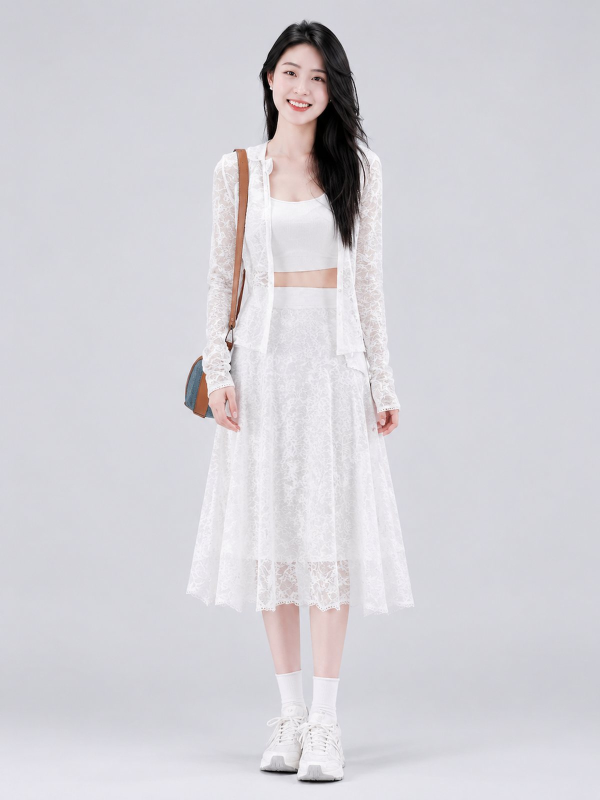
#> input picture site/cases/linxi/g01-01.jpg, 1200 x 1600 px (shown at 1/2 size)
$ python -i postprocess.py   (imports and definitions only)
#> lines starting #> are read from the running program, lines starting #| are printed output that depends on the picture; after the words box and inside, x2 and y2 are one past the last pixel; in counts of white or black regions, pixels touching at a corner belong together
"""Image postprocessing: target-size fitting, alpha matting, contact sheets (SPEC §7.2, §8.1, T08/T09).

Every operation returns the steps it took so the manifest can tell *native* output apart from
processed output. Nothing here stretches an image: a different aspect ratio is padded
(``contain``) or cropped (``cover``) and recorded. Enlarging is recorded as interpolated
upscaling, never as native resolution.
"""

from __future__ import annotations

import io
from collections import deque
from collections.abc import Sequence
from dataclasses import dataclass, field
from statistics import median
from typing import Literal

from PIL import Image, ImageChops, ImageFilter

from .models import OutputSpec

FitMode = Literal["contain", "cover"]
WARM_WHITE = (250, 247, 242)


class PostprocessError(ValueError):
    pass


@dataclass
class Processed:
    image: Image.Image
    steps: list[str] = field(default_factory=list)
    native_size: tuple[int, int] = (0, 0)
    upscaled: bool = False
    alpha_method: str | None = None
    checks: dict[str, object] = field(default_factory=dict)


# [4 lines left out: function load_image, not called in this run]


def _ratio(w: int, h: int) -> float:
    return w / h


# [43 lines that did not run here, left out]


def border_color(img: Image.Image, band: int = 4) -> tuple[int, int, int]:
    rgb = img.convert("RGB")
    w, h = rgb.size
    px = rgb.load()
    assert px is not None
    samples = []
    step = max(1, min(w, h) // 64)
    for x in range(0, w, step):
        for y in (*range(band), *range(h - band, h)):
            samples.append(px[x, y])
    for y in range(0, h, step):
        for x in (*range(band), *range(w - band, w)):
            samples.append(px[x, y])
    return tuple(int(median(c[i] for c in samples)) for i in range(3))  # type: ignore[return-value,index]


def remove_background(img: Image.Image, *, tolerance: int = 28, work_px: int = 384) -> Processed:
    """Degraded-mode alpha (T09): make the border-connected flat background transparent.

    Near-background pixels are found at full resolution with C-level ops; connectivity to the
    border is solved on a downscaled mask (flood fill), then intersected at full size. Works
    for the neutral flat backgrounds our prompts request. The result is verified by
    :func:`alpha_checks`; failures go to review and are never reported as native alpha.
    """
    rgb = img.convert("RGB")
    w, h = rgb.size
    bg = border_color(rgb)
    diff = ImageChops.difference(rgb, Image.new("RGB", (w, h), bg))
    r, g, b = diff.split()
    dist = ImageChops.add(ImageChops.add(r, g), b)  # L1 distance, clipped at 255
    near_bg = dist.point(lambda v: 255 if v <= tolerance * 2 else 0)
    scale = min(1.0, work_px / max(w, h))
    sw, sh = max(1, round(w * scale)), max(1, round(h * scale))
    small = near_bg.resize((sw, sh), Image.Resampling.NEAREST)
    sp = small.load()
    assert sp is not None
    connected = Image.new("L", (sw, sh), 0)
    cp = connected.load()
    assert cp is not None
    q: deque[tuple[int, int]] = deque()
    for x in range(sw):
        q.extend(((x, 0), (x, sh - 1)))
    for y in range(sh):
        q.extend(((0, y), (sw - 1, y)))
    while q:
        x, y = q.popleft()
        if cp[x, y] or not sp[x, y]:
            continue
        cp[x, y] = 255
        if x > 0:
            q.append((x - 1, y))
        if x < sw - 1:
            q.append((x + 1, y))
        if y > 0:
            q.append((x, y - 1))
        if y < sh - 1:
            q.append((x, y + 1))
    connected_full = connected.resize((w, h), Image.Resampling.NEAREST).filter(ImageFilter.MaxFilter(3))
    background = ImageChops.multiply(connected_full, near_bg)
    alpha = ImageChops.invert(background).filter(ImageFilter.MinFilter(3)).filter(ImageFilter.GaussianBlur(0.8))
    out = rgb.convert("RGBA")
    out.putalpha(alpha)
    res = Processed(out, native_size=img.size, alpha_method="border_flood_fill_postprocess")
    res.steps.append(f"background removal: border-connected flat background, bg={bg}, tolerance={tolerance}")
    res.checks = alpha_checks(out)
    return res


def alpha_checks(img: Image.Image) -> dict[str, object]:
    """Measured alpha facts: transparent border, plausible subject coverage."""
    if img.mode != "RGBA":
        return {"has_alpha": False, "ok": False}
    a = img.getchannel("A")
    w, h = a.size
    hist = a.histogram()
    total = w * h
    transparent = sum(hist[:16]) / total
    opaque = sum(hist[240:]) / total
    border = [a.getpixel((x, y)) for x in range(0, w, max(1, w // 64)) for y in (0, h - 1)]
    border += [a.getpixel((x, y)) for y in range(0, h, max(1, h // 64)) for x in (0, w - 1)]
    border_clear = sum(1 for v in border if isinstance(v, int) and v < 16) / len(border)
    bbox = a.point(lambda v: 255 if v > 16 else 0).getbbox()
    ok = border_clear > 0.95 and 0.03 < opaque < 0.95 and bbox is not None
    return {
        "has_alpha": True,
        "transparent_fraction": round(transparent, 4),
        "opaque_fraction": round(opaque, 4),
        "border_transparent_fraction": round(border_clear, 4),
        "subject_bbox": bbox,
        "ok": ok,
    }


# [14 lines left out: function clean_native_alpha, not called in this run]


def has_real_alpha(img: Image.Image) -> bool:
    return img.mode in ("RGBA", "LA") or (img.mode == "P" and "transparency" in img.info)


def ensure_alpha(img: Image.Image, *, provider_alpha_native: bool = False) -> Processed:
    """Use the provider's alpha when the returned file *measurably* has a usable one.

    ``provider_alpha_native`` (declared capability) is not required: some models return a
    transparent PNG when asked even though the provider does not guarantee it, so each output is
    measured. Converting such a file to RGB would turn the transparent area black and leave the
    semi-transparent fringe as specks, so background removal is only the fallback.
    """
    if has_real_alpha(img):
        raw = img.convert("RGBA")
        if alpha_checks(raw)["ok"]:
            cleaned, steps = clean_native_alpha(raw)
            checks = alpha_checks(cleaned)
            if checks["ok"]:
                res = Processed(cleaned, native_size=img.size, alpha_method="native", checks=checks)
                res.steps.append("native alpha measured in provider output and verified")
                res.steps.extend(steps)
                return res
        img = Image.alpha_composite(Image.new("RGBA", raw.size, (255, 255, 255, 255)), raw)
    return remove_background(img)


# [121 lines left out: functions subject_bbox, within_safe_margin, keep_main_subject, fit_subject_with_margin, slice_sheet, contact_sheet, not called in this run]

>>> from PIL import Image
>>> picture = Image.open('../../site/cases/linxi/g01-01.jpg')
#> picture is the input picture: PIL image 1200x1600 RGB; mean R, G, B 212, 210.4, 215.6
>>> result = ensure_alpha(picture)
#> after the loop in border_color, `for x in range(0, w, step):`: samples = 536 items, first 6: (206, 206, 214), (206, 206, 214), (206, 206, 214), (206, 206, 214), (229, 228, 236), (229, 228, 236)
#> after the loop in border_color, `for y in range(0, h, step):`: samples = 1248 items, first 6: (206, 206, 214), (206, 206, 214), (206, 206, 214), (206, 206, 214), (229, 228, 236), (229, 228, 236)
#> in remove_background, `bg = border_color(rgb)`: bg = (212, 212, 219)
#> in remove_background, `diff = ImageChops.difference(rgb, Image.new("RGB", (w, h), bg))`:
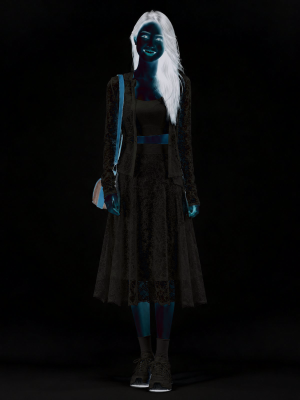
#> diff: PIL image 1200x1600 RGB (shown at 1/4 size); mean R, G, B 9.6, 10.1, 10.2
#> in remove_background, `dist = ImageChops.add(ImageChops.add(r, g), b)`:
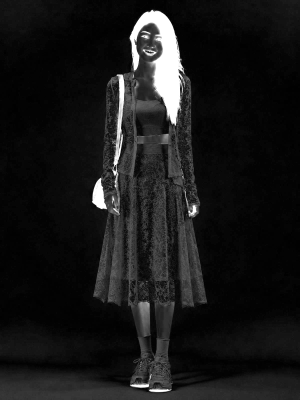
#> dist: PIL image 1200x1600 L (shown at 1/4 size); min 1, max 255, mean 24
#> in remove_background, `near_bg = dist.point(lambda v: 255 if v <= tolerance * 2 else 0)`:
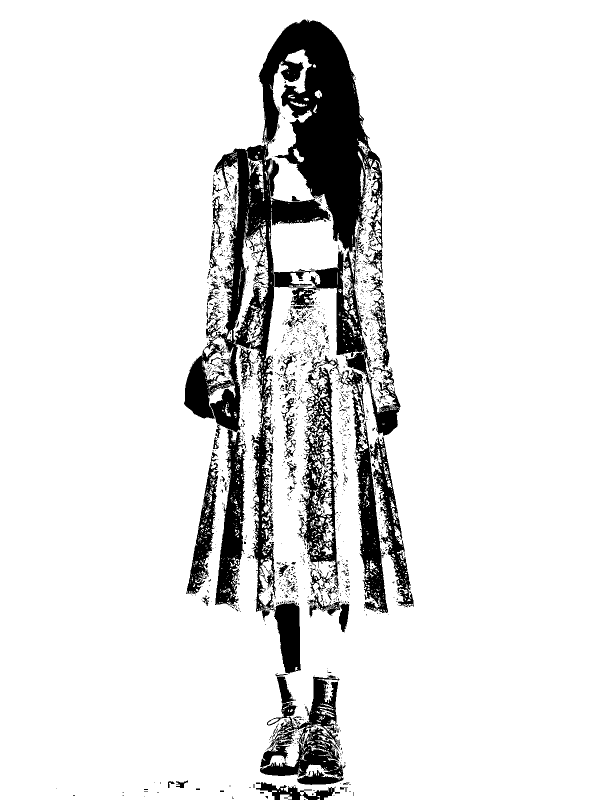
#> near_bg: PIL image 1200x1600 L (shown at 1/2 size); 88.9% white; 1810 black regions (1650 under 20 px), largest, box (x1, y1, x2, y2) and area: (368, 39, 801, 1243) 120323, (671, 739, 828, 1226) 19311, (520, 1347, 687, 1555) 14474
#> in remove_background, `small = near_bg.resize((sw, sh), Image.Resampling.NEAREST)`:
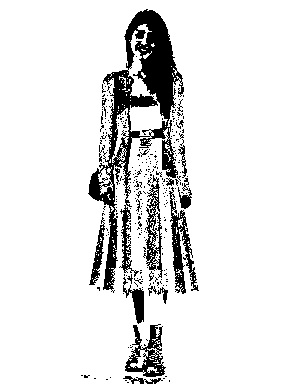
#> small: PIL image 288x384 L; 88.9% white; 279 black regions (259 under 20 px), largest, box (x1, y1, x2, y2) and area: (88, 9, 184, 293) 7328, (169, 187, 199, 294) 1055, (125, 324, 166, 377) 941
#> in remove_background, `background = ImageChops.multiply(connected_full, near_bg)`:
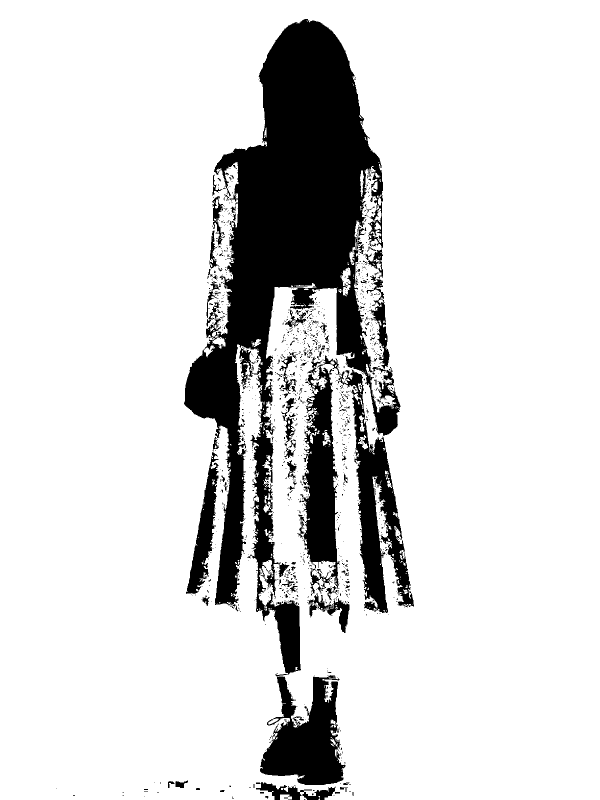
#> background: PIL image 1200x1600 L (shown at 1/2 size); 85.5% white; 1329 black regions (1212 under 20 px), largest, box (x1, y1, x2, y2) and area: (368, 38, 801, 1570) 210093, (599, 711, 828, 1226) 42350, (372, 904, 437, 1189) 6782
#> in remove_background, `alpha = ImageChops.invert(background).filter(ImageFilter.MinFilter(3))..`:
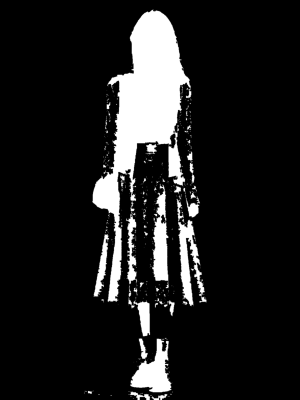
#> alpha: PIL image 1200x1600 L (shown at 1/4 size); min 0, max 255, mean 31.3
#> in remove_background, `out.putalpha(alpha)`:
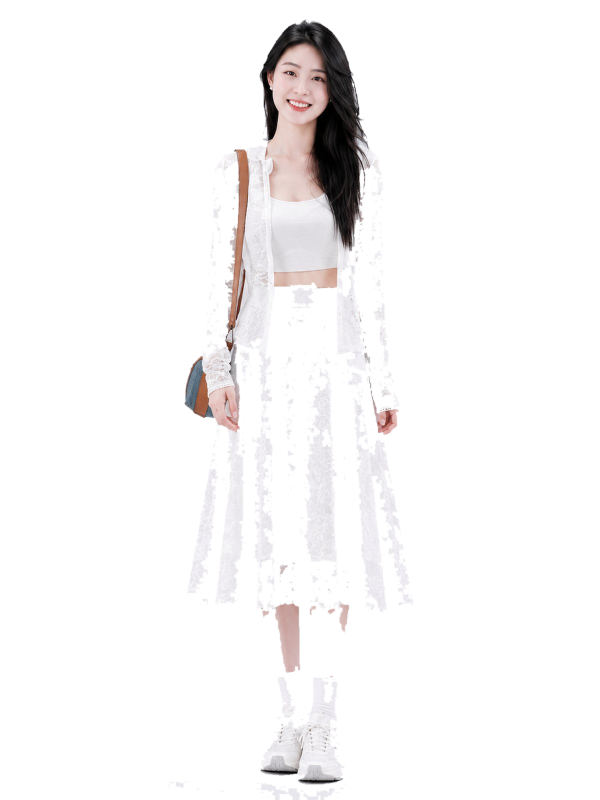
#> out: PIL image 1200x1600 RGBA (shown at 1/2 size); mean R, G, B, A 212, 210.4, 215.6, 31.3; transparent parts drawn white
#> in alpha_checks, `hist = a.histogram()`: hist = 256 values, max 1636218 at index 0, min 0 at index 112, mean 7500
#> in alpha_checks, `transparent = sum(hist[:16]) / total`: transparent = 0.865
#> in alpha_checks, `opaque = sum(hist[240:]) / total`: opaque = 0.113
#> in alpha_checks, `border = [a.getpixel((x, y)) for x in range(0, w, max(1, w // 64)) for..`: border = 134 values, max 255 at index 67, min 0 at index 0, mean 5.71
#> in alpha_checks, `border += [a.getpixel((x, y)) for y in range(0, h, max(1, h // 64)) fo..`: border = 262 values, max 255 at index 67, min 0 at index 0, mean 2.92
#> in alpha_checks, `border_clear = sum(1 for v in border if isinstance(v, int) and v < 16)..`: border_clear = 0.985
#> in alpha_checks, `bbox = a.point(lambda v: 255 if v > 16 else 0).getbbox()`: bbox = (336, 38, 828, 1600)
#> in alpha_checks, `ok = border_clear > 0.95 and 0.03 < opaque < 0.95 and bbox is not None`: ok = True
#> in remove_background, `res.checks = alpha_checks(out)`: res.checks = {'has_alpha': True, 'transparent_fraction': 0.865, 'opaque_fraction': 0.113, 'border_transparent_fraction': 0.985, 'subject_bbox': (336, 38, 828, 1600), 'ok': True}

$ run again, on site/cases/linxi/g02-01.jpg
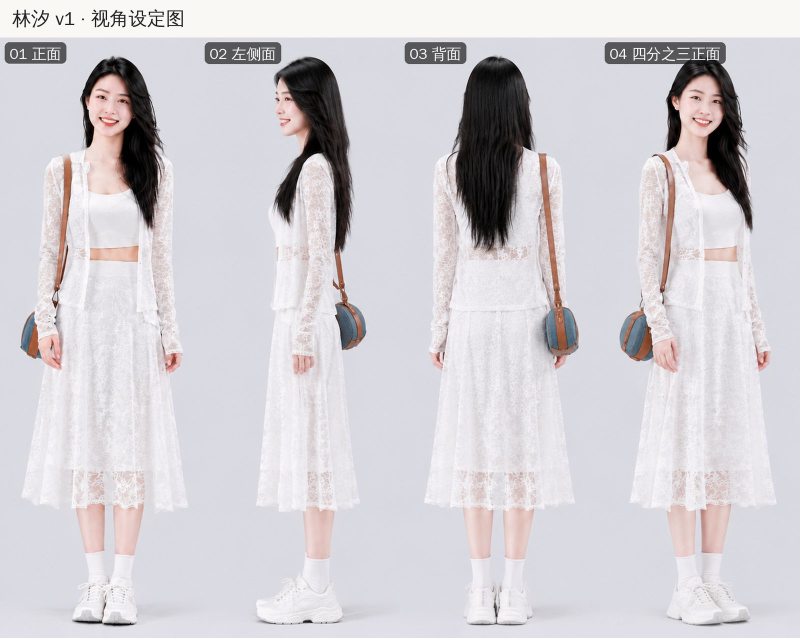
#> input picture site/cases/linxi/g02-01.jpg, 1600 x 1275 px (shown at 1/2 size)
#> picture is the input picture: PIL image 1600x1275 RGB; mean R, G, B 210.2, 206.9, 211.5
#> after the loop in border_color, `for x in range(0, w, step):`: samples = 680 items, first 6: (249, 248, 244), (249, 248, 244), (249, 248, 244), (249, 248, 244), (226, 225, 233), (222, 221, 229)
#> after the loop in border_color, `for y in range(0, h, step):`: samples = 1224 items, first 6: (249, 248, 244), (249, 248, 244), (249, 248, 244), (249, 248, 244), (226, 225, 233), (222, 221, 229)
#> bg = (224, 223, 231)
#> in remove_background, `near_bg = dist.point(lambda v: 255 if v <= tolerance * 2 else 0)`:
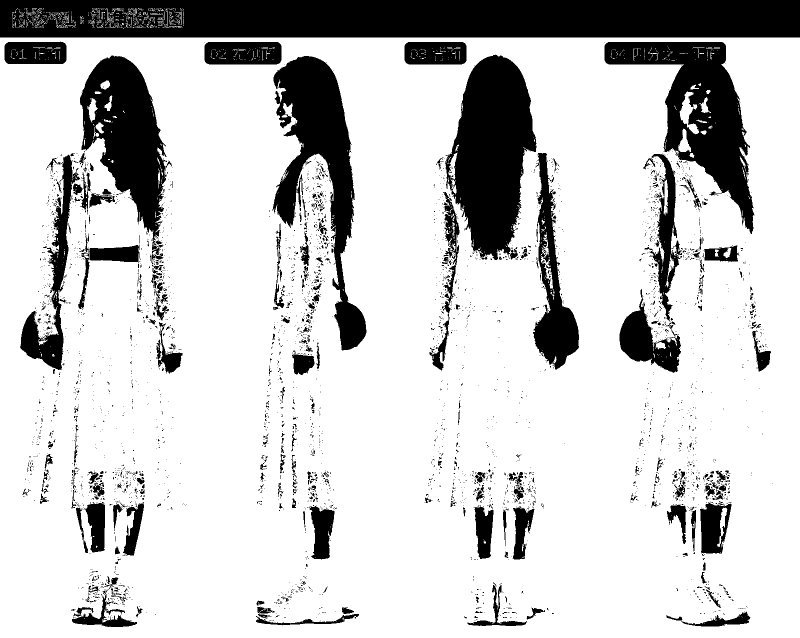
#> near_bg: PIL image 1600x1275 L (shown at 1/2 size); 79.7% white; 3438 black regions (3114 under 20 px), largest, box (x1, y1, x2, y2) and area: (0, 0, 1600, 75) 117538, (890, 109, 1073, 520) 48080, (1209, 84, 1509, 468) 40811
#> small: PIL image 384x306 L; 79.7% white; 565 black regions (524 under 20 px), largest, box (x1, y1, x2, y2) and area: (0, 0, 384, 18) 6767, (214, 26, 258, 125) 2769, (290, 20, 362, 112) 2341
#> connected: PIL image 384x306 L; every value is 0
#> connected_full: PIL image 1600x1275 L; 81% white; 803 black regions (595 under 20 px), largest, box (x1, y1, x2, y2) and area: (0, 0, 1600, 74) 118400, (893, 109, 1074, 520) 46559, (1209, 84, 1507, 466) 42645
#> background: PIL image 1600x1275 L; 78.7% white; 3055 black regions (2748 under 20 px), largest, box (x1, y1, x2, y2) and area: (0, 0, 1600, 75) 120000, (890, 109, 1074, 520) 48760, (1209, 84, 1509, 468) 44357
#> in remove_background, `out.putalpha(alpha)`:
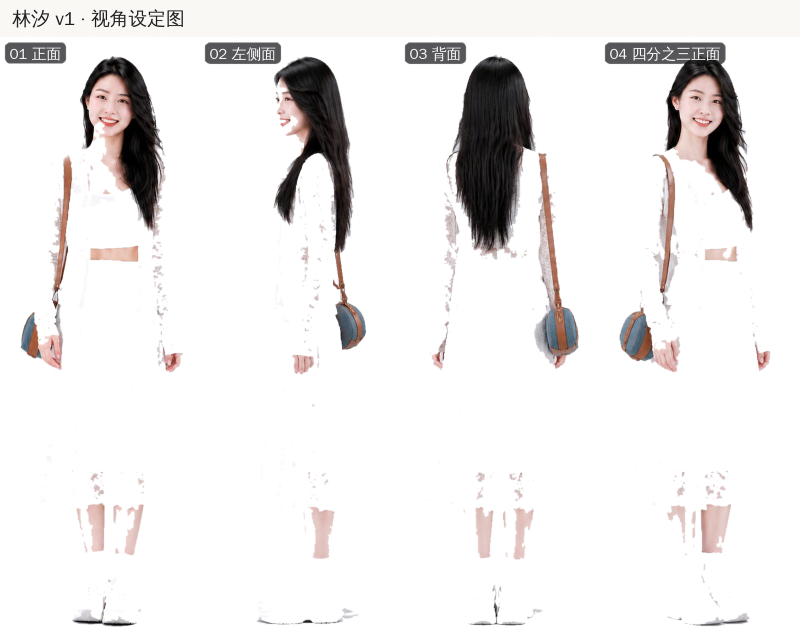
#> out: PIL image 1600x1275 RGBA (shown at 1/2 size); mean R, G, B, A 210.2, 206.9, 211.5, 47.4; transparent parts drawn white
#> hist = 256 values, max 1597990 at index 0, min 0 at index 27, mean 7968.8
#> transparent = 0.799
#> opaque = 0.173
#> in alpha_checks, `border = [a.getpixel((x, y)) for x in range(0, w, max(1, w // 64)) for..`: border = 128 values, max 255 at index 0, min 0 at index 1, mean 127.5
#> in alpha_checks, `border += [a.getpixel((x, y)) for y in range(0, h, max(1, h // 64)) fo..`: border = 264 values, max 255 at index 0, min 0 at index 1, mean 69.55
#> border_clear = 0.727
#> bbox = (0, 0, 1600, 1254)
#> ok = False
#> res.checks = {'has_alpha': True, 'transparent_fraction': 0.799, 'opaque_fraction': 0.173, 'border_transparent_fraction': 0.727, 'subject_bbox': (0, 0, 1600, 1254), 'ok': False}
